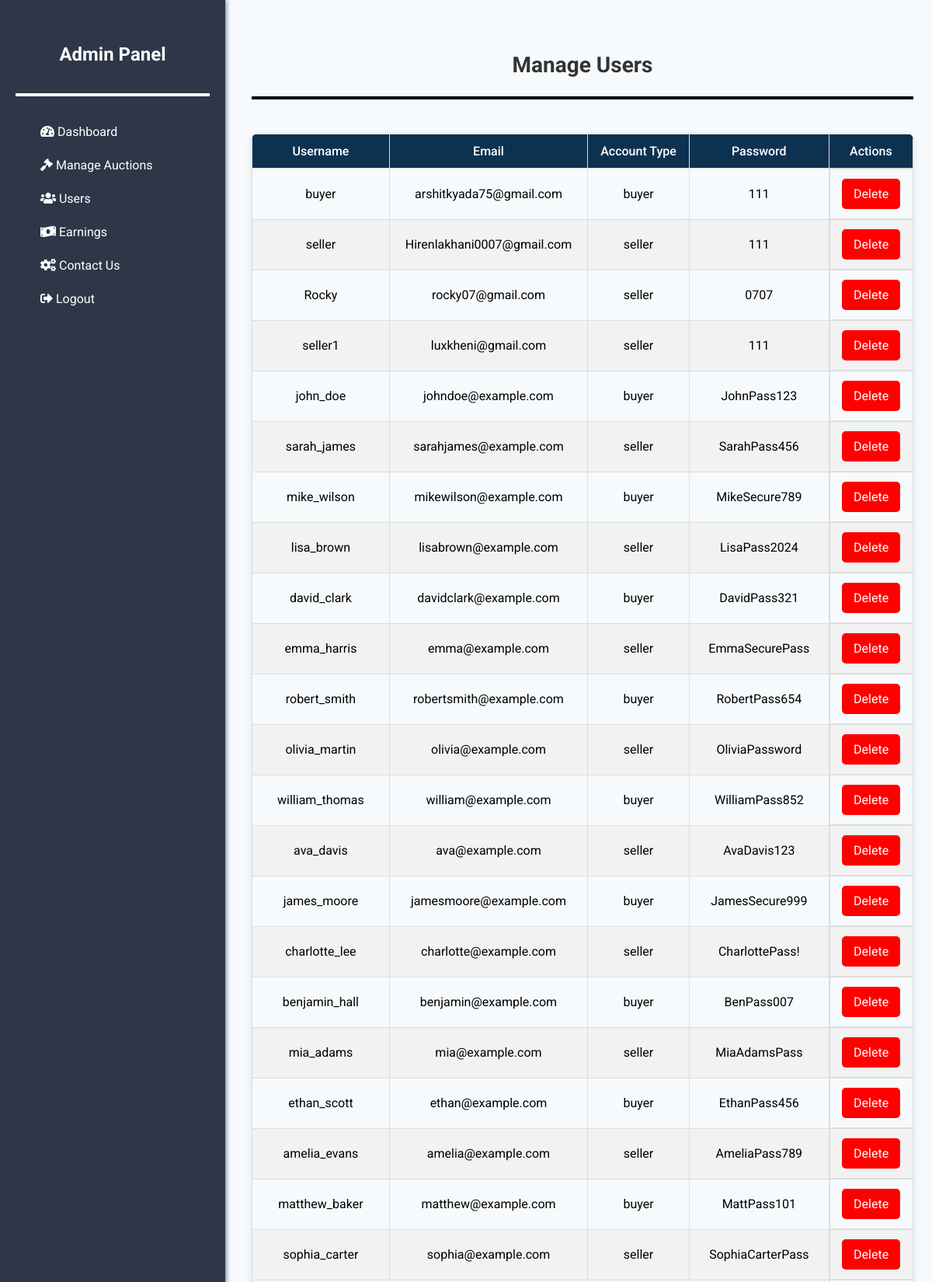
The app's page /admin/manageusers.php (upper part) with its own data.
### tables this page shows
CREATE TABLE `users` (
  `id` int(11) NOT NULL,
  `username` varchar(255) NOT NULL,
  `email` varchar(255) NOT NULL,
  `password` varchar(255) NOT NULL,
  `account_type` enum('seller','buyer') NOT NULL
);

### admin/manageusers.php (the view, shortened to what this page needs)
<!DOCTYPE html>
<html lang="en">
<head>
    <link rel="stylesheet" href="https://cdnjs.cloudflare.com/ajax/libs/font-awesome/5.15.3/css/all.min.css">
</head>
<body>
    <?php include_once 'sidebar.php'; ?>
    <main>
        <h2>Manage Users</h2>
        <div class="divider"></div>
        <table class="user-table">
            <thead>
                <tr>
                    <th>Username</th>
                    <th>Email</th>
                    <th>Account Type</th>
                    <th>Password</th>
                    <th>Actions</th>
                </tr>
            </thead>
            <tbody>
                <?php
                include_once '../connect.php';
                $sql = "SELECT * FROM users";
                $result = $conn->query($sql);
                if ($result->num_rows > 0) {
                    while ($row = $result->fetch_assoc()) {
                        echo "<tr>
                                <td>{$row['username']}</td>
                                <td>{$row['email']}</td>
                                <td>{$row['account_type']}</td>
                                <td>{$row['password']}</td>
                                <td class='action-buttons'>
                                    <a href='delete_user.php?id={$row['id']}' class='button' onclick='return confirm(\"Are you sure you want to delete this user?\");'>Delete</a>
                                </td>
                              </tr>";
                    }
                } else {
                    echo "<tr><td colspan='5'>No users found</td></tr>";
                }
                ?>
            </tbody>
        </table>
    </main>
</body>
</html>

### admin/css/adminstyle.css (style rules this page uses)
body { font-family: 'Roboto', sans-serif; background-color: #f7fafc; margin: 0; display: flex; min-height: 100vh; }

### admin/manageusers.php (style rules this page uses)
body { font-family: 'Roboto', sans-serif; background-color: #f4f7fa; margin: 0; padding: 0; }
main { flex-grow: 1; padding: 24px; display: flex; flex-direction: column; align-items: center; margin-top:20px; }
h2 { font-size: 28px; font-weight: 700; margin-bottom: 24px; color: #333; }
.divider { width: 100%; height: 4px; background-color: rgb(0, 0, 0); margin-bottom: 24px; }
.user-table { width: 100%; border-collapse: collapse; margin-top: 20px; box-shadow: 0 2px 10px rgba(0, 0, 0, 0.1); border-radius: 8px; overflow: hidden; }
.user-table th, .user-table td { border: 1px solid #ddd; padding: 12px; text-align: center; }
.user-table th { background-color:rgb(13, 50, 81); color: white; font-weight: 500; }
.user-table tr:nth-child(even) { background-color: #f2f2f2; }
.button { background-color: red; color: white; padding: 10px 15px; border: none; border-radius: 5px; cursor: pointer; text-decoration: none; transition: background-color 0.3s; }
.action-buttons { display: flex; justify-content: center; gap: 10px; }

### admin/sidebar.php (style rules this page uses)
main { margin-left: 300px; }

### records on screen
users: username "buyer", email "arshitkyada75@gmail.com", account_type "buyer", password "111"
users: username "seller", email "Hirenlakhani0007@gmail.com", account_type "seller", password "111"
users: username "Rocky", email "rocky07@gmail.com", account_type "seller", password "0707"
users: username "seller1", email "luxkheni@gmail.com", account_type "seller", password "111"
users: username "john_doe", email "johndoe@example.com", account_type "buyer", password "JohnPass123"
users: username "sarah_james", email "sarahjames@example.com", account_type "seller", password "SarahPass456"
users: username "mike_wilson", email "mikewilson@example.com", account_type "buyer", password "MikeSecure789"
users: username "lisa_brown", email "lisabrown@example.com", account_type "seller", password "LisaPass2024"
users: username "david_clark", email "davidclark@example.com", account_type "buyer", password "DavidPass321"
users: username "emma_harris", email "emma@example.com", account_type "seller", password "EmmaSecurePass"
users: username "robert_smith", email "robertsmith@example.com", account_type "buyer", password "RobertPass654"
users: username "olivia_martin", email "olivia@example.com", account_type "seller", password "OliviaPassword"
users: username "william_thomas", email "william@example.com", account_type "buyer", password "WilliamPass852"
users: username "ava_davis", email "ava@example.com", account_type "seller", password "AvaDavis123"
users: username "james_moore", email "jamesmoore@example.com", account_type "buyer", password "JamesSecure999"
users: username "charlotte_lee", email "charlotte@example.com", account_type "seller", password "CharlottePass!"
users: username "benjamin_hall", email "benjamin@example.com", account_type "buyer", password "BenPass007"
users: username "mia_adams", email "mia@example.com", account_type "seller", password "MiaAdamsPass"
users: username "ethan_scott", email "ethan@example.com", account_type "buyer", password "EthanPass456"
users: username "amelia_evans", email "amelia@example.com", account_type "seller", password "AmeliaPass789"
users: username "matthew_baker", email "matthew@example.com", account_type "buyer", password "MattPass101"
users: username "sophia_carter", email "sophia@example.com", account_type "seller", password "SophiaCarterPass"
